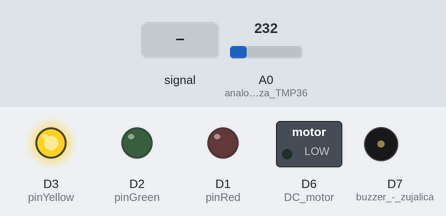
Simulated run of this sketch. Board: ESP8266 (NodeMCU). Parts: switched loads named in the sketch (green lamp = pin HIGH), output pins drawn as LEDs (lit = HIGH), buzzer (waves = sounding, pin HIGH). The test bench sets the inputs (shaded band); at power-on: A0 (analogni_signal_za_TMP36) = 232. WiFi joins after 1.5 s; servers stay silent unless stated; what the sketch prints to the serial monitor is not drawn.

Above: at 2.7 s.
2.8 s: A0 (analogni_signal_za_TMP36) set to 255
6.3 s: A0 (analogni_signal_za_TMP36) set to 276
At 8.8 s:
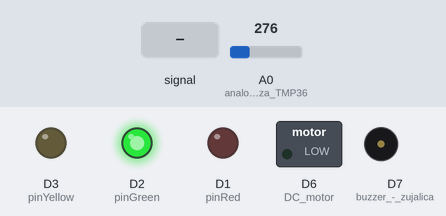
9.3 s: A0 (analogni_signal_za_TMP36) fed a 1000 Hz sine of ±255 counts around its level
At 12.3 s:
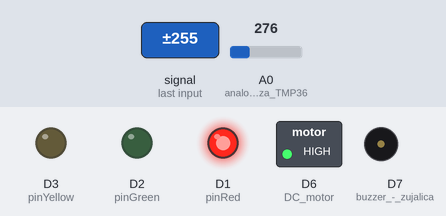
14.4 s: A0 (analogni_signal_za_TMP36) set to 266
At 15.66 s:
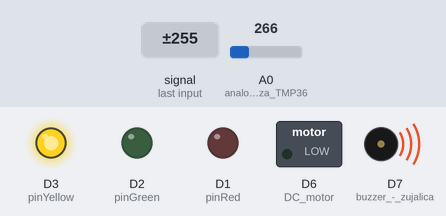
Timing chart, 0 to 18.9 s (numbered marks = the images above; inputs shaded):
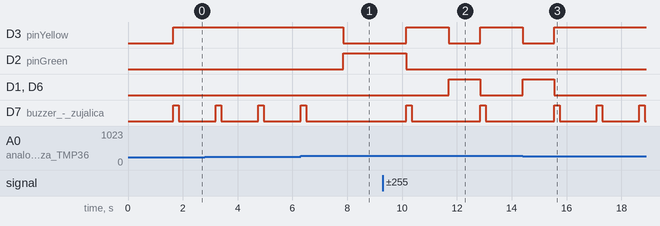

The sketch:

ArduinoCodeSmartAirCond.ino
```cpp
#include <Arduino.h>
#if defined(ESP32)
#include <WiFi.h>
#elif defined(ESP8266)
#include <ESP8266WiFi.h>
#endif
#include <Firebase_ESP_Client.h>
#include "addons/TokenHelper.h"
#include "addons/RTDBHelper.h"

#define WIFI_SSID ""         // Tvoj Wi-Fi SSID
#define WIFI_PASSWORD ""  // Tvoja Wi-Fi šifra
#define API_KEY "AIzaSyAGMOJazMKOa2QQdaEcjcll62AdthMuhlo"
#define DATABASE_URL "https://smartesp8266-f9980-default-rtdb.europe-west1.firebasedatabase.app/"

FirebaseData firebaseData;
FirebaseAuth auth;
FirebaseConfig config;

unsigned long sendDataPrevMillis = 0;
bool signupOK = false;
int pinRed = D1;     // pin za LED crveni
int pinGreen = D2;   // pin za LED zeleni
int pinYellow = D3;  // pin za LED žuti
int alarm = D7;      // alarm - zvučni signal
int motor = D6;


int celsius = 0;
int ledStatus = 0;
int buzzerStatus = 0;
void setup() {
  Serial.begin(115200);
  Serial.println("Starting...");

  // Povezivanje na Wi-Fi
  WiFi.begin(WIFI_SSID, WIFI_PASSWORD);
  Serial.print("Connecting to Wi-Fi");
  while (WiFi.status() != WL_CONNECTED) {
    Serial.print(".");
    delay(500);
  }

  Serial.println();
  Serial.print("Connected with IP: ");
  Serial.println(WiFi.localIP());

  // Firebase konfiguracija
  config.api_key = API_KEY;
  config.database_url = DATABASE_URL;
  Serial.println("Connecting to Firebase...");
  if (Firebase.signUp(&config, &auth, "", "")) {
    Serial.println("Firebase sign up successful");
    signupOK = true;
  } else {
    Serial.printf("Firebase sign up failed: %s\n", config.signer.signupError.message.c_str());
    while (true) {
      delay(1000);
    }
  }
  Firebase.begin(&config, &auth);
  Firebase.reconnectWiFi(true);

  pinMode(A0, INPUT);    //analogni signal za TMP36
  pinMode(D6, OUTPUT);   // DC motor
  pinMode(D7, OUTPUT);   // buzzer - zujalica
  Serial.begin(115200);  //pozivanje Serial Monitora

  pinMode(pinGreen, OUTPUT);   // LED zelena
  pinMode(pinYellow, OUTPUT);  // LED plava
  pinMode(pinRed, OUTPUT);     // LED crvena
}
void loop() {
  if (!Firebase.ready() || !signupOK) return;
  int adcValue = analogRead(A0);              // Očitaj ADC vrijednost (0-1023)
  float voltage = adcValue * (3.3 / 1023.0);  // Preračunaj u napon (0-3.3V)
  // TMP36 daje 500mV pri 25°C, promjena napona je 20mV po °C
  // Temperatura (°C) = (Vout - 500mV) / 20mV
  float temperatureC = (voltage - 0.5) / 0.02;

  // ispisivanje vrijednosti temperature na Serial Monitoru
  Serial.print(temperatureC);
  Serial.print(" C, ");

  if (Firebase.RTDB.setFloat(&firebaseData, "/Temperature", temperatureC)) {
    Serial.println("Podaci uspješno poslani na Firebase");
  } else {
    Serial.println("Greška pri slanju podataka: " + firebaseData.errorReason());
  }
  if (temperatureC > 17 && temperatureC < 22) {  //ako je optimalna temperatura
    digitalWrite(pinGreen, HIGH);                //upali zelenu LE dioda
    digitalWrite(pinYellow, LOW);
    digitalWrite(pinRed, LOW);
    digitalWrite(D6, LOW);
    digitalWrite(D7, LOW);
  }
  if (temperatureC > 21) {  //ako je temperatura veća od optimalne
    digitalWrite(pinGreen, LOW);
    digitalWrite(pinYellow, LOW);
    digitalWrite(pinRed, HIGH);  // upali crvenu LE diodu
    digitalWrite(D6, HIGH);
    digitalWrite(D7, LOW);
  }
  if (temperatureC < 18) {  //ako je temperatura manja od 20
    digitalWrite(pinGreen, LOW);
    digitalWrite(pinYellow, HIGH);  //upali žutu LE diodu
    digitalWrite(pinRed, LOW);
    digitalWrite(D6, LOW);
    digitalWrite(D7, HIGH);  //uključuje ton za alarm
    delay(200);              // Beep for 500ms
    digitalWrite(D7, LOW);   // Turn off the buzzer
    delay(200);
  }
  delay(1000);
}
```

Measured:
- the behaviour switches between 266 and 267 on A0 (analogni_signal_za_TMP36) (found by bisection; images 0 and 1)
- after the input at 6.3 s, D3 (pinYellow): HIGH → LOW after 1.6 s; D2 (pinGreen): LOW → HIGH after 1.6 s; D7 (buzzer_-_zujalica): goes on until 6.5 s, then stays LOW
- after the input at 9.3 s, D3 (pinYellow): LOW → HIGH after 0.86 s, → LOW 1.6 s later, → HIGH 1.2 s later; D2 (pinGreen): HIGH → LOW after 0.86 s; D1 (pinRed), D6 (DC_motor): LOW → HIGH after 2.4 s, → LOW 1.2 s later; D7 (buzzer_-_zujalica): alternates HIGH for 0.20 s and LOW for 2.5 s, starting after 0.86 s
- after the input at 14.4 s, D3 (pinYellow): goes on until 15.6 s, then stays HIGH; D1 (pinRed), D6 (DC_motor): goes on until 15.6 s, then stays LOW; D7 (buzzer_-_zujalica): alternates HIGH for 0.20 s and LOW for 1.4 s, starting after 2.7 s
- by itself, D7 (buzzer_-_zujalica): alternates HIGH for 0.20 s and LOW for 1.4 s
